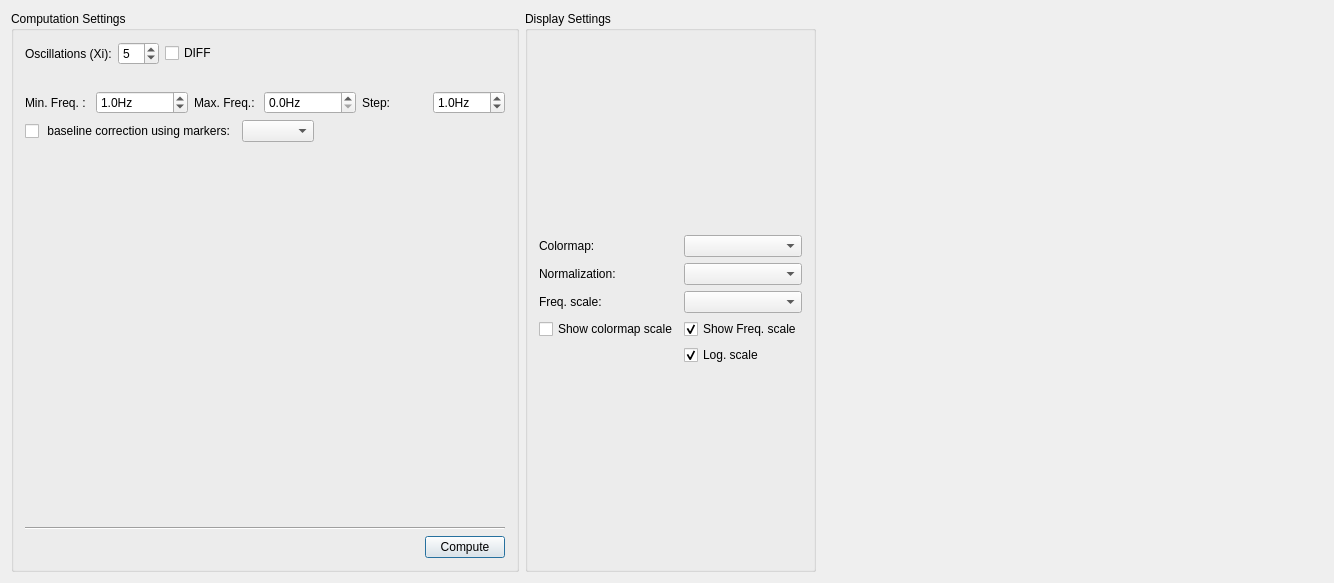
<?xml version="1.0" encoding="UTF-8"?>
<ui version="4.0">
 <class>TFWidgetUi</class>
 <widget class="QWidget" name="TFWidgetUi">
  <property name="geometry">
   <rect>
    <x>0</x>
    <y>0</y>
    <width>1334</width>
    <height>583</height>
   </rect>
  </property>
  <property name="windowTitle">
   <string>TFWavelet</string>
  </property>
  <property name="windowIcon">
   <iconset resource="../../../resources/AnyWave.qrc">
    <normaloff>:/images/AnyWave_icon.png</normaloff>:/images/AnyWave_icon.png</iconset>
  </property>
  <layout class="QVBoxLayout" name="verticalLayout_2" stretch="1,0">
   <item>
    <layout class="QGridLayout" name="signalsLayout" rowstretch="0" columnstretch="0"/>
   </item>
   <item>
    <layout class="QHBoxLayout" name="horizontalLayout_9">
     <item>
      <widget class="QGroupBox" name="groupBoxCompute">
       <property name="sizePolicy">
        <sizepolicy hsizetype="Minimum" vsizetype="Preferred">
         <horstretch>0</horstretch>
         <verstretch>0</verstretch>
        </sizepolicy>
       </property>
       <property name="title">
        <string>Computation Settings</string>
       </property>
       <layout class="QVBoxLayout" name="verticalLayout">
        <item>
         <layout class="QHBoxLayout" name="horizontalLayout_5">
          <item>
           <widget class="QLabel" name="label_5">
            <property name="sizePolicy">
             <sizepolicy hsizetype="Preferred" vsizetype="Preferred">
              <horstretch>0</horstretch>
              <verstretch>0</verstretch>
             </sizepolicy>
            </property>
            <property name="minimumSize">
             <size>
              <width>70</width>
              <height>20</height>
             </size>
            </property>
            <property name="text">
             <string>Oscillations (Xi):</string>
            </property>
           </widget>
          </item>
          <item>
           <widget class="QSpinBox" name="sbXi">
            <property name="sizePolicy">
             <sizepolicy hsizetype="Preferred" vsizetype="Fixed">
              <horstretch>0</horstretch>
              <verstretch>0</verstretch>
             </sizepolicy>
            </property>
            <property name="minimum">
             <number>1</number>
            </property>
            <property name="value">
             <number>5</number>
            </property>
           </widget>
          </item>
          <item>
           <widget class="QCheckBox" name="checkBoxDIFF">
            <property name="text">
             <string>DIFF</string>
            </property>
           </widget>
          </item>
          <item>
           <spacer name="horizontalSpacer_2">
            <property name="orientation">
             <enum>Qt::Horizontal</enum>
            </property>
            <property name="sizeHint" stdset="0">
             <size>
              <width>82</width>
              <height>20</height>
             </size>
            </property>
           </spacer>
          </item>
         </layout>
        </item>
        <item>
         <widget class="QLabel" name="label_6">
          <property name="text">
           <string/>
          </property>
         </widget>
        </item>
        <item>
         <layout class="QHBoxLayout" name="horizontalLayout_7">
          <item>
           <widget class="QLabel" name="label_7">
            <property name="text">
             <string>Min. Freq. :</string>
            </property>
           </widget>
          </item>
          <item>
           <widget class="QDoubleSpinBox" name="sbMin">
            <property name="sizePolicy">
             <sizepolicy hsizetype="Preferred" vsizetype="Fixed">
              <horstretch>0</horstretch>
              <verstretch>0</verstretch>
             </sizepolicy>
            </property>
            <property name="suffix">
             <string>Hz</string>
            </property>
            <property name="decimals">
             <number>1</number>
            </property>
            <property name="minimum">
             <double>0.100000000000000</double>
            </property>
            <property name="maximum">
             <double>100000.000000000000000</double>
            </property>
            <property name="value">
             <double>1.000000000000000</double>
            </property>
           </widget>
          </item>
          <item>
           <widget class="QLabel" name="label_8">
            <property name="text">
             <string>Max. Freq.:</string>
            </property>
           </widget>
          </item>
          <item>
           <widget class="QDoubleSpinBox" name="sbMax">
            <property name="sizePolicy">
             <sizepolicy hsizetype="Preferred" vsizetype="Fixed">
              <horstretch>0</horstretch>
              <verstretch>0</verstretch>
             </sizepolicy>
            </property>
            <property name="suffix">
             <string>Hz</string>
            </property>
            <property name="decimals">
             <number>1</number>
            </property>
            <property name="maximum">
             <double>1000000.000000000000000</double>
            </property>
           </widget>
          </item>
          <item>
           <widget class="QLabel" name="label_9">
            <property name="text">
             <string>Step:</string>
            </property>
           </widget>
          </item>
          <item>
           <widget class="QDoubleSpinBox" name="sbStep">
            <property name="sizePolicy">
             <sizepolicy hsizetype="Preferred" vsizetype="Fixed">
              <horstretch>0</horstretch>
              <verstretch>0</verstretch>
             </sizepolicy>
            </property>
            <property name="suffix">
             <string>Hz</string>
            </property>
            <property name="decimals">
             <number>1</number>
            </property>
            <property name="minimum">
             <double>0.100000000000000</double>
            </property>
            <property name="value">
             <double>1.000000000000000</double>
            </property>
           </widget>
          </item>
         </layout>
        </item>
        <item>
         <layout class="QHBoxLayout" name="horizontalLayout_6">
          <item>
           <widget class="QCheckBox" name="checkBaseline">
            <property name="text">
             <string> baseline correction using markers:</string>
            </property>
           </widget>
          </item>
          <item>
           <widget class="AwComboMarker" name="comboMarkers"/>
          </item>
          <item>
           <spacer name="horizontalSpacer_4">
            <property name="orientation">
             <enum>Qt::Horizontal</enum>
            </property>
            <property name="sizeHint" stdset="0">
             <size>
              <width>40</width>
              <height>20</height>
             </size>
            </property>
           </spacer>
          </item>
         </layout>
        </item>
        <item>
         <spacer name="verticalSpacer">
          <property name="orientation">
           <enum>Qt::Vertical</enum>
          </property>
          <property name="sizeHint" stdset="0">
           <size>
            <width>20</width>
            <height>40</height>
           </size>
          </property>
         </spacer>
        </item>
        <item>
         <widget class="Line" name="line">
          <property name="orientation">
           <enum>Qt::Horizontal</enum>
          </property>
         </widget>
        </item>
        <item>
         <layout class="QHBoxLayout" name="horizontalLayout_8">
          <item>
           <spacer name="horizontalSpacer">
            <property name="orientation">
             <enum>Qt::Horizontal</enum>
            </property>
            <property name="sizeHint" stdset="0">
             <size>
              <width>65</width>
              <height>20</height>
             </size>
            </property>
           </spacer>
          </item>
          <item>
           <widget class="QPushButton" name="buttonCompute">
            <property name="sizePolicy">
             <sizepolicy hsizetype="Preferred" vsizetype="Fixed">
              <horstretch>0</horstretch>
              <verstretch>0</verstretch>
             </sizepolicy>
            </property>
            <property name="text">
             <string>Compute</string>
            </property>
            <property name="autoDefault">
             <bool>true</bool>
            </property>
            <property name="default">
             <bool>true</bool>
            </property>
           </widget>
          </item>
         </layout>
        </item>
       </layout>
      </widget>
     </item>
     <item>
      <widget class="QGroupBox" name="groupBoxDisplay">
       <property name="sizePolicy">
        <sizepolicy hsizetype="Minimum" vsizetype="Preferred">
         <horstretch>0</horstretch>
         <verstretch>0</verstretch>
        </sizepolicy>
       </property>
       <property name="title">
        <string>Display Settings</string>
       </property>
       <layout class="QGridLayout" name="gridLayout_2">
        <item row="0" column="0">
         <layout class="QGridLayout" name="gridLayout">
          <item row="1" column="0">
           <layout class="QHBoxLayout" name="horizontalLayout_2">
            <item>
             <widget class="QLabel" name="label_2">
              <property name="text">
               <string>Normalization:</string>
              </property>
             </widget>
            </item>
           </layout>
          </item>
          <item row="0" column="0">
           <layout class="QHBoxLayout" name="horizontalLayout">
            <item>
             <widget class="QLabel" name="label">
              <property name="text">
               <string>Colormap:</string>
              </property>
             </widget>
            </item>
           </layout>
          </item>
          <item row="3" column="0">
           <widget class="QCheckBox" name="checkBoxColormapScale">
            <property name="text">
             <string>Show colormap scale</string>
            </property>
           </widget>
          </item>
          <item row="4" column="1">
           <widget class="QCheckBox" name="checkBoxLogScale">
            <property name="sizePolicy">
             <sizepolicy hsizetype="Preferred" vsizetype="Fixed">
              <horstretch>0</horstretch>
              <verstretch>0</verstretch>
             </sizepolicy>
            </property>
            <property name="text">
             <string>Log. scale</string>
            </property>
            <property name="checked">
             <bool>true</bool>
            </property>
           </widget>
          </item>
          <item row="2" column="0">
           <layout class="QHBoxLayout" name="horizontalLayout_3">
            <item>
             <widget class="QLabel" name="label_3">
              <property name="text">
               <string>Freq. scale:</string>
              </property>
             </widget>
            </item>
           </layout>
          </item>
          <item row="1" column="1">
           <widget class="QComboBox" name="cbNorm"/>
          </item>
          <item row="3" column="1">
           <widget class="QCheckBox" name="checkBoxFreqScale">
            <property name="sizePolicy">
             <sizepolicy hsizetype="Preferred" vsizetype="Fixed">
              <horstretch>0</horstretch>
              <verstretch>0</verstretch>
             </sizepolicy>
            </property>
            <property name="toolTip">
             <string>Show or hide the left Frequency scale.</string>
            </property>
            <property name="text">
             <string>Show Freq. scale</string>
            </property>
            <property name="checked">
             <bool>true</bool>
            </property>
           </widget>
          </item>
          <item row="2" column="1">
           <widget class="QComboBox" name="cbZScale"/>
          </item>
          <item row="0" column="1">
           <widget class="QComboBox" name="cbColormap"/>
          </item>
         </layout>
        </item>
       </layout>
      </widget>
     </item>
     <item>
      <spacer name="horizontalSpacer_3">
       <property name="orientation">
        <enum>Qt::Horizontal</enum>
       </property>
       <property name="sizeHint" stdset="0">
        <size>
         <width>40</width>
         <height>20</height>
        </size>
       </property>
      </spacer>
     </item>
    </layout>
   </item>
  </layout>
 </widget>
 <layoutdefault spacing="6" margin="11"/>
 <customwidgets>
  <customwidget>
   <class>AwComboMarker</class>
   <extends>QComboBox</extends>
   <header location="global">widget/AwComboMarker.h</header>
  </customwidget>
 </customwidgets>
 <resources>
  <include location="../../../resources/AnyWave.qrc"/>
 </resources>
 <connections/>
</ui>
